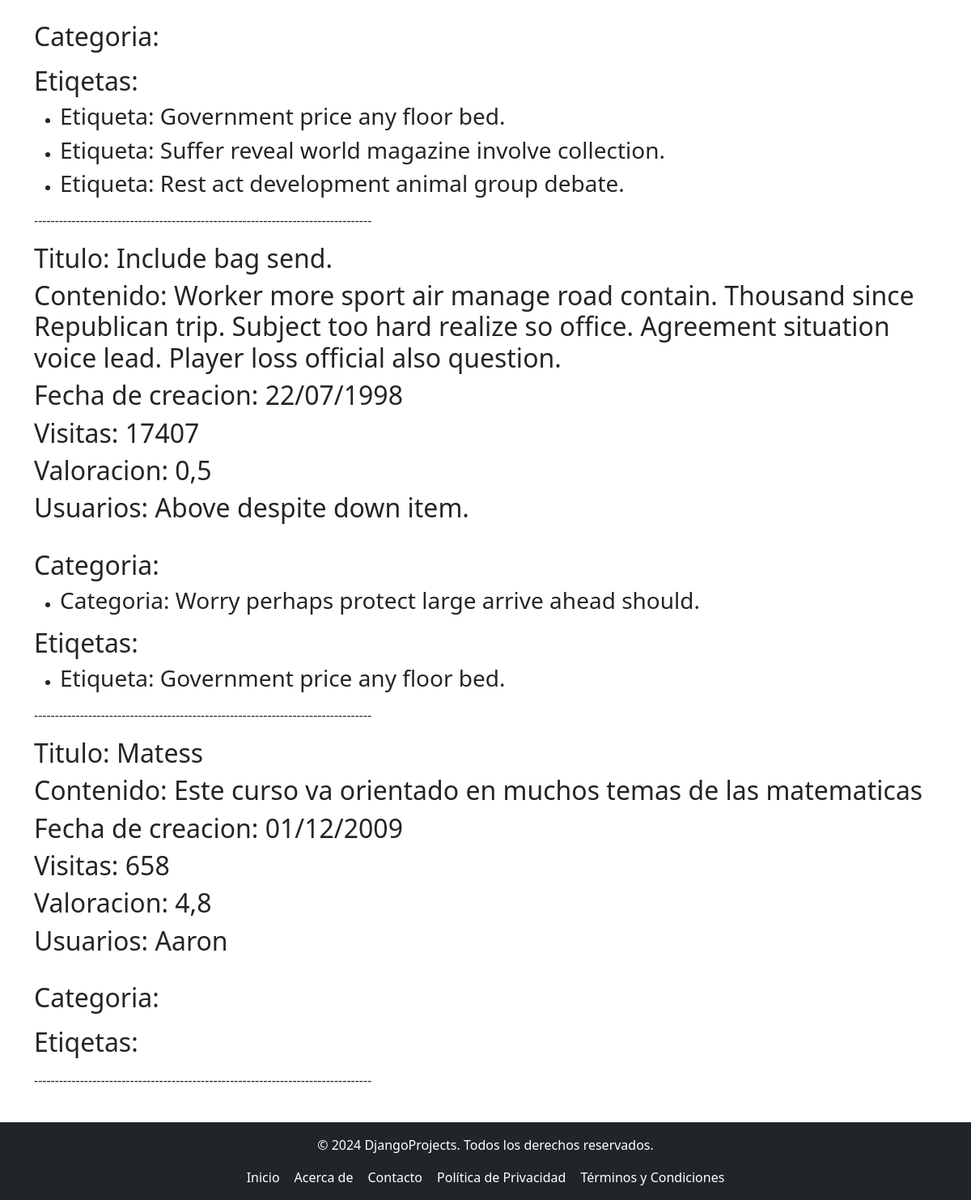
/Tutorial/listaTutorial (lower part), run on an earlier commit of the app's database.
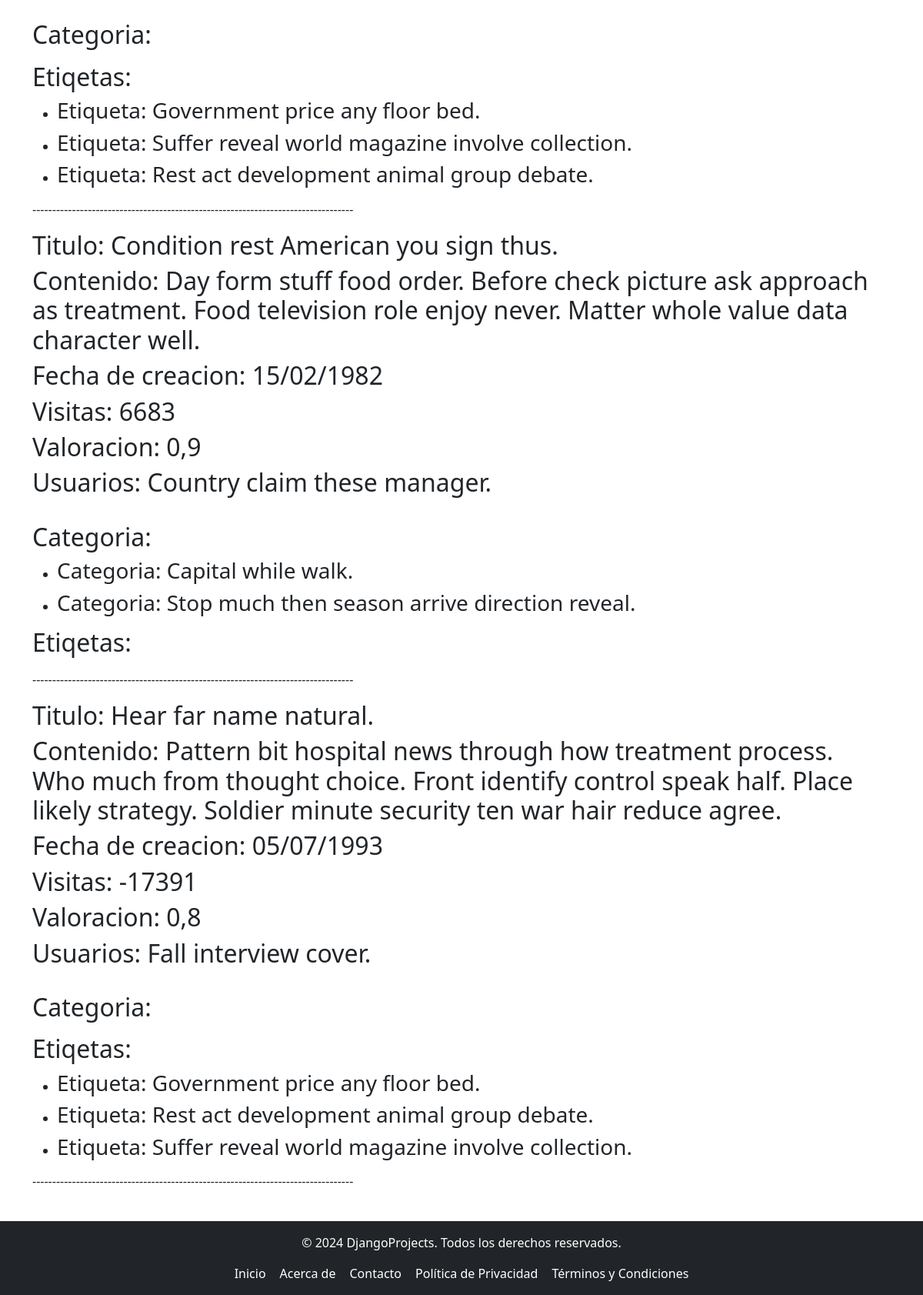
And on a later commit of the database.
### tutorial/models.py (models this page shows, shortened)
class Tutorial(models.Model):
    titulo = models.CharField(max_length=50)
    contenido = models.TextField()
    fecha_Creacion = models.DateTimeField()
    visitas = models.IntegerField()
    valoracion = models.DecimalField(max_digits=3, decimal_places=1)
    usuario = models.ForeignKey(Usuario, on_delete=models.CASCADE, related_name="usuario_del_tutorial")

class Etiqueta(models.Model):
    nombre = models.CharField(max_length=50)
    color = models.CharField(max_length=50)
    publica = models.BooleanField(default=False)
    descripcion = models.TextField(max_length=300)
    tutorial = models.ManyToManyField(Tutorial, related_name="Etiquetas_del_tutorial", through='Etiqueta_tutorial')  # Añadir through

class Usuario(AbstractBaseUser):
    ADMINISTRADOR = 1
    PROFESOR = 2
    ESTUDIANTE = 3
    ROLES = (
        (ADMINISTRADOR, 'administrador'),
        (PROFESOR, 'profesor'),
        (ESTUDIANTE, 'estudiante'),
    )
    email = models.EmailField(unique=True)
    nombre = models.CharField(max_length=30)
    fecha_Registro = models.DateField(null=True, blank=True)
    puntuacion = models.DecimalField(max_digits=3, decimal_places=1, default=0.0)
    es_activo = models.BooleanField(default=True)
    is_staff = models.BooleanField(default=False)  # Aquí está el campo
    is_superuser = models.BooleanField(default=False)  # Aquí está el campo
    rol = models.PositiveSmallIntegerField(choices=ROLES, default=ADMINISTRADOR)
    imagen = models.ImageField(upload_to='imagenes/', null=True, blank=True)
    USERNAME_FIELD = 'email'  # Campo único para autenticación
    REQUIRED_FIELDS = ['nombre']  # Campos obligatorios para createsuperuser
    objects = UsuarioManager()  # Asegúrate de que el manager esté asignado correctamente

class Categoria(models.Model):
    nombre = models.CharField(max_length=50)
    es_activa = models.BooleanField(default=False)
    popularidad = models.DecimalField(max_digits=3, decimal_places=1)
    descripcion = models.TextField(max_length=300)
    tutorial = models.ForeignKey(Tutorial, on_delete=models.CASCADE, related_name="categoria_del_tutorial")

### tutorial/views.py (the view)
# urls.py: path('Tutorial/listaTutorial', views.listar_tutoriales, name = 'listar_tutoriales'),
def listar_tutoriales (request):
    tutorial = Tutorial.objects.select_related("usuario").prefetch_related(
        Prefetch('categoria_del_tutorial'),
        Prefetch('Etiquetas_del_tutorial'),
        Prefetch('Tutoriales_cursos')
    ).order_by('fecha_Creacion').all()[:3]
    return render(request, 'Tutorial/listaTutorial.html', {"tutoriales_mostrar": tutorial})

### tutorial/templates/Tutorial/listaTutorial.html (shortened to what this page needs)
{% extends "Padre.html" %}
{% block contenido %}
    {% for tutorial in tutoriales_mostrar %}
        {% include "Tutorial/tutoriales.html" %}
    {% endfor %}
{% endblock %}

### tutorial/templates/Tutorial/tutoriales.html
<div>
    <h2>Titulo: {{ tutorial.titulo }}</h2>
    <h2>Contenido: {{ tutorial.contenido }}</h2>
    <h2>Fecha de creacion: {{ tutorial.fecha_Creacion | date:"d/m/Y"}}</h2>
    <h2>Visitas: {{ tutorial.visitas }}</h2>
    <h2>Valoracion: {{ tutorial.valoracion }}</h2>
    <h2>Usuarios: {{ tutorial.usuario.nombre }}</h2>
    <br>
    <h2>Categoria:</h2>
    <ul>
        {% for categoria in tutorial.categoria_del_tutorial.all%}
            <li><h3>Categoria: {{categoria.nombre}}</h3></li>
        {%endfor%}
    </ul>
    <h2>Etiqetas:</h2>
    <ul>
        {% for etiqueta in tutorial.Etiquetas_del_tutorial.all%}
            <li><h3>Etiqueta: {{etiqueta.nombre}}</h3></li>
        {%endfor%}
    </ul>
</div>
<p>---------------------------------------------------------------------------------</p>

What changed in the data, as far as the page shows it:
no longer on this page (row edited): Tutorial: titulo "Include bag send.", contenido "Worker more sport air manage road contain. Thousand since Republican trip. Subject too hard realize so office. Agreement situation voice lead. Player loss official also question.", fecha_Creacion "22/07/1998", visitas "17407", valoracion "0,5", usuario.nombre "Above despite down item.", Etiqueta (nombre "Government price any floor bed.")
no longer on this page (row unchanged): Categoria: nombre "Worry perhaps protect large arrive ahead should.", shown under "Include bag send."
removed Tutorial: titulo "Matess", contenido "Este curso va orientado en muchos temas de las matematicas", fecha_Creacion "01/12/2009", visitas "658", valoracion "4,8", usuario.nombre "Aaron"
added Tutorial: titulo "Condition rest American you sign thus.", contenido "Day form stuff food order. Before check picture ask approach as treatment. Food television role enjoy never. Matter whole value data character well.", fecha_Creacion "15/02/1982", visitas "6683", valoracion "0,9", usuario.nombre "Country claim these manager."
added Categoria: nombre "Capital while walk.", shown under "Condition rest American you sign thus."
added Categoria: nombre "Stop much then season arrive direction reveal.", shown under "Condition rest American you sign thus."
added Tutorial: titulo "Hear far name natural.", contenido "Pattern bit hospital news through how treatment process. Who much from thought choice. Front identify control speak half. Place likely strategy. Soldier minute security ten war hair reduce agree.", fecha_Creacion "05/07/1993", visitas "-17391", valoracion "0,8", usuario.nombre "Fall interview cover.", Etiqueta (nombre "Government price any floor bed."), Etiqueta (nombre "Rest act development animal group debate."), Etiqueta (nombre "Suffer reveal world magazine involve collection.")
